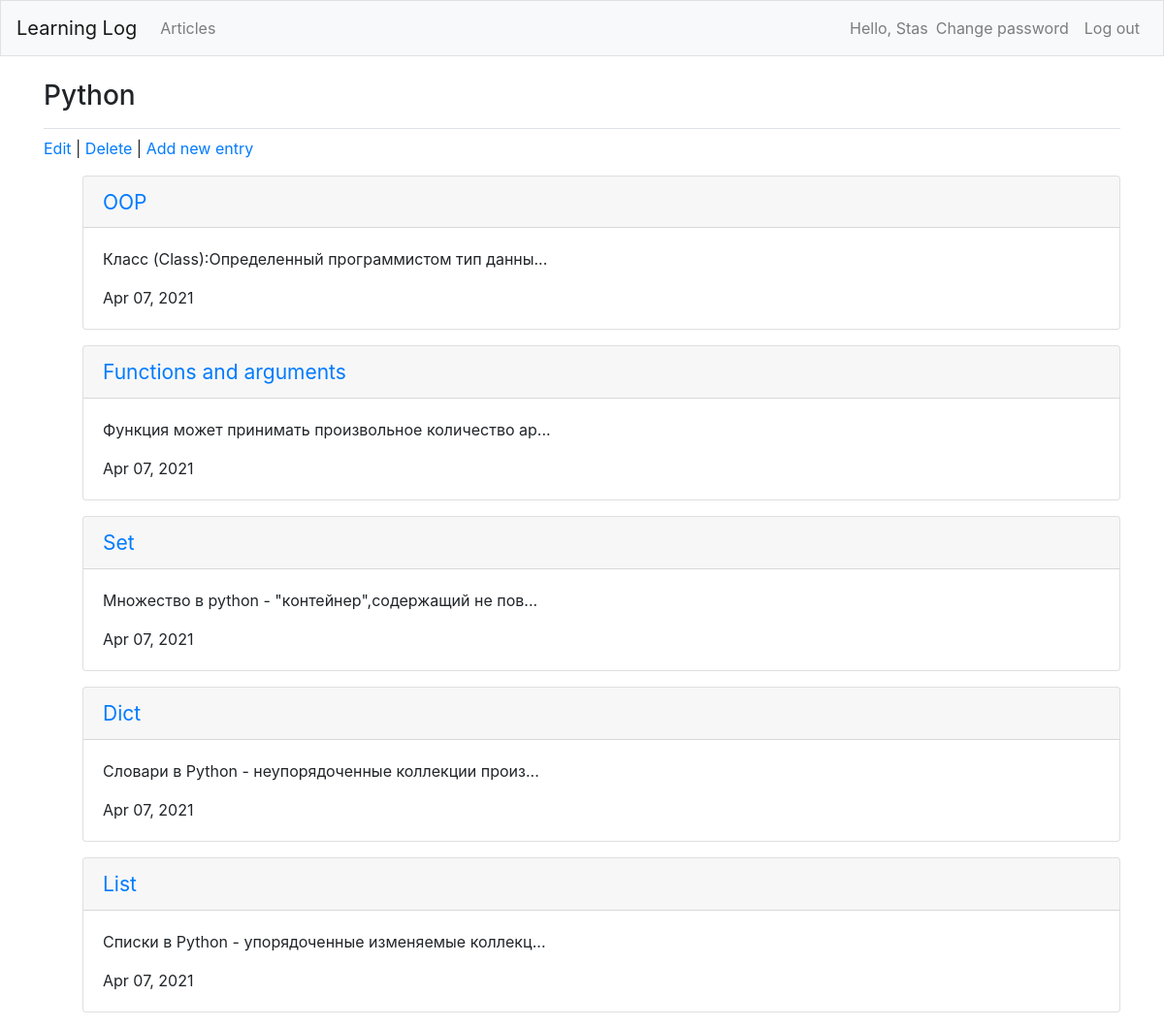
The page /articles/14/ (signed in) on the database its author committed.
### users/models.py (models this page shows)
class CustomUser(AbstractUser):
    age = models.PositiveIntegerField(null=True, blank=True)

### articles/models.py (models this page shows, shortened)
class Article(models.Model):
    title = models.CharField(max_length=255)
    body = models.TextField()
    date = models.DateTimeField(auto_now_add=True)
    author = models.ForeignKey(get_user_model(), on_delete=models.CASCADE,)
    class Meta:
        ordering = ['-date']

class Entry(models.Model):
    article = models.ForeignKey(Article, on_delete=models.CASCADE, related_name='entries')
    title = models.CharField(max_length=255)
    body = models.TextField()
    date = models.DateTimeField(auto_now_add=True)
    author = models.ForeignKey(get_user_model(), on_delete=models.CASCADE,)
    publish = models.DateTimeField(default=timezone.now)
    class Meta:
        ordering = ('-publish',)
        verbose_name_plural = 'Entries'
    def __str__(self):
        if len(self.body) > 50:
            return f'{self.body[:50]}...'
        else:
            return self.body

### articles/views.py (the view)
# urls.py: path('<int:pk>/', ArticleDetailView.as_view(), name='article_detail'),
class ArticleDetailView(LoginRequiredMixin, DetailView):
    model = Article
    template_name = 'article_detail.html'
    login_url = 'login'

### templates/article_detail.html (shortened to what this page needs)
{% extends 'base.html' %}
{% load bootstrap4 %}
{% block page_header %}
    <h3>{{ object.title }}</h3>
{% endblock page_header %}
{% block content %}
    <p>
        <a href="{% url 'article_edit' article.pk %}">Edit</a> |
        <a href="{% url 'article_delete' article.pk %}">Delete</a> |
        <a href="{% url 'entry_new' article.pk %}">Add new entry</a>
    </p>
    <ul>
        {% for entry in object.entries.all %}
            <div class="card mb-3">
                <h4 class="card-header">
                    <small><a href="{% url 'entry_detail' entry.pk %}">
                        {{entry.title}}
                    </a></small>
                </h4>
                <div class="card-body">
                    {{ entry|linebreaks }}
                    {{ entry.date|date:'M d, Y' }}
                </div>
            </div>
        {% empty %}
        <p>There are no entries for this topic yet.</p>
        {% endfor %}
    </ul>
{% endblock %}

### templates/base.html (shortened to what this page needs)
{% load bootstrap4 %}
<!DOCTYPE html>
<html lang="en">
<head>
    {% bootstrap_css %}
</head>
<body>
    <nav class="navbar navbar-expand-md navbar-light bg-light mb-4 border">
        <a class="navbar-brand" href="{% url 'home' %}">
            Learning Log
        </a>
        <div class="collapse navbar-collapse" id="navbarCollapse">
            <ul class="navbar-nav mr-auto">
                <li class="nav-item">
                    <a class="nav-link" href="{% url 'article_list' %}">Articles</a>
                </li>
            </ul>
            <ul class="navbar-nav ml-auto">
                {% if user.is_authenticated %}
                    <li class="nav-item">
                        <span class="navbar-text"}">
                            Hello, {{ user.username }}
                        </span>
                    </li>
                    <li class="nav-item">
                        <a class="nav-link" href="{% url 'password_change' %}">Change password</a>
                    </li>
                    <li class="nav-item">
                        <a class="nav-link" href="{% url 'logout' %}">Log out</a>
                    </li>
                {% endif %}
            </ul>
        </div>
    </nav>
    <main role="main" class="container">
        <div class="pb-2 mb-2 border-bottom">
            {% block page_header %}{% endblock page_header %}
        </div>
        <div>
            {% block content %}{% endblock content %}
        </div>
    </main>
</body>
</html>

### rows shown on the page
CustomUser: username "Stas"
Article: title "Python"
Entry: title "OOP", body "Класс (Class):Определенный программистом тип данны...", date "Apr 07, 2021"
Entry: title "Functions and arguments", body "Функция может принимать произвольное количество ар...", date "Apr 07, 2021"
Entry: title "Set", body "Множество в python - \"контейнер\",содержащий не пов...", date "Apr 07, 2021"
Entry: title "Dict", body "Словари в Python - неупорядоченные коллекции произ...", date "Apr 07, 2021"
Entry: title "List", body "Списки в Python - упорядоченные изменяемые коллекц...", date "Apr 07, 2021"
